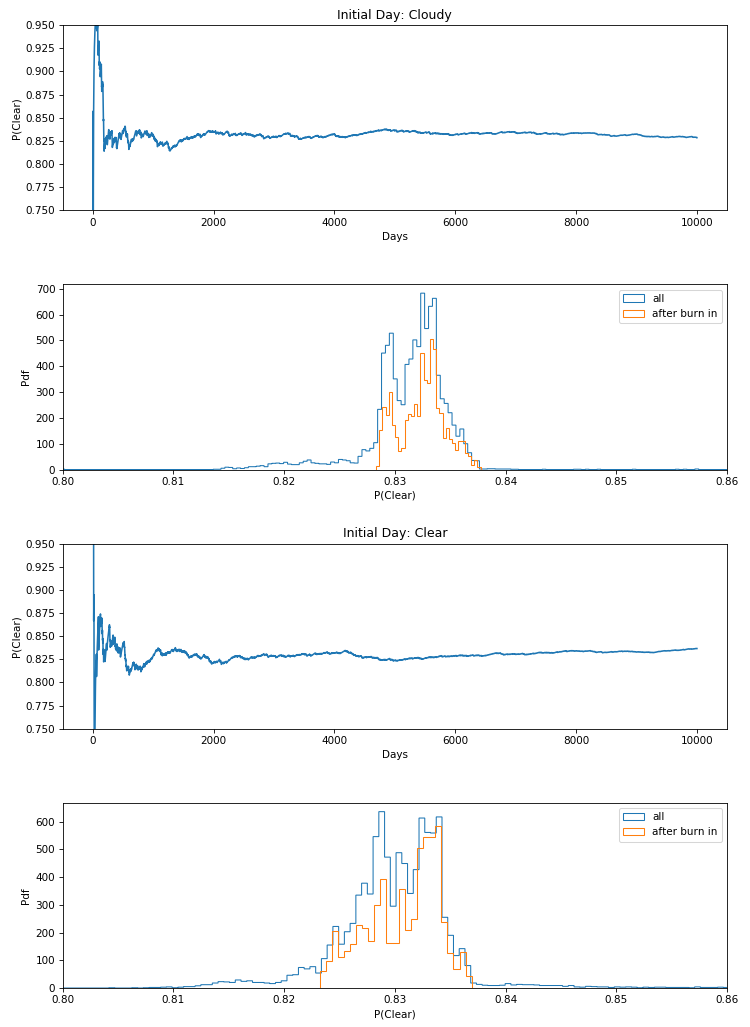

Write the Python code that produced this figure.
from astroML.plotting import hist as fancyhist
from matplotlib import pyplot as plt
import numpy as np

'''
Given an initial day that's either clear or cloudy and a
probability matrix, plots the probabilities of being
clear and cloudy of N days.
'''

#Initial Variables
states = ["Cloudy", "Clear"]
transition_matrix = [[0.5, 0.5], [0.9, 0.1]]
transition_name = [["CdCd","CdCr"],["CrCr", "CrCd"]]
N = 10000
f = plt.figure(figsize = (10, 15), dpi = 75)
splot = 411

#Forecast
def forecast(N, today):
    #Setup
    cd = 0
    cr = 0
    
    #Iterate over number of days
    for i in range(N):
        #Append current values
        days.append(i)
        if i != 0:
            pclear.append(cr / (cd + cr))
        elif i == 0 and today == "Clear":
            pclear.append(1)
        elif i == 0 and today == "Cloudy":
            pclear.append(0)
            
        #Move to next day and add to count
        if today == "Cloudy":
            new = np.random.choice(transition_name[0], replace = True, p = transition_matrix[0])
            cd += 1
            
            if new == "CdCr":
                today = "Clear"
            elif new == "CdCd":
                today = "Cloudy"
        elif today == "Clear":
            new = np.random.choice(transition_name[1], replace = True, p = transition_matrix[1])
            cr += 1
            
            if new == "CrCr":
                today = "Clear"
            elif new == "CrCd":
                today = "Cloudy"
                
#Start with cloudy and clear days
for start in states:
    #Reset lists
    days = []
    pclear = []

    #Get probabilities for range of days
    forecast(N, start)
    
    #At steady state, N and N + 1 days have the same value
    print("Difference of Day N and N+1: ", abs(pclear[-2] - pclear[-1]))
    
    #Plot trace
    f.add_subplot(splot)
    _ = plt.plot(days, pclear)
    _ = plt.ylim([0.75, 0.95])
    _ = plt.title('Initial Day: {}'.format(start))
    _ = plt.xlabel('Days')
    _ = plt.ylabel('P(Clear)')

    #Plot histogram
    pclear_abi = pclear[4000:]
    f.add_subplot(splot + 1)
    _ = fancyhist(pclear, bins = "freedman", histtype = "step")
    _ = fancyhist(pclear_abi, bins = "freedman", histtype = "step")
    _ = plt.legend(['all', 'after burn in'])
    _ = plt.xlim([0.8, 0.86])
    _ = plt.xlabel('P(Clear)')
    _ = plt.ylabel('Pdf')
    
    #Go to next subplot
    splot += 2

plt.tight_layout()
f.subplots_adjust(hspace = 0.4)
plt.show()
